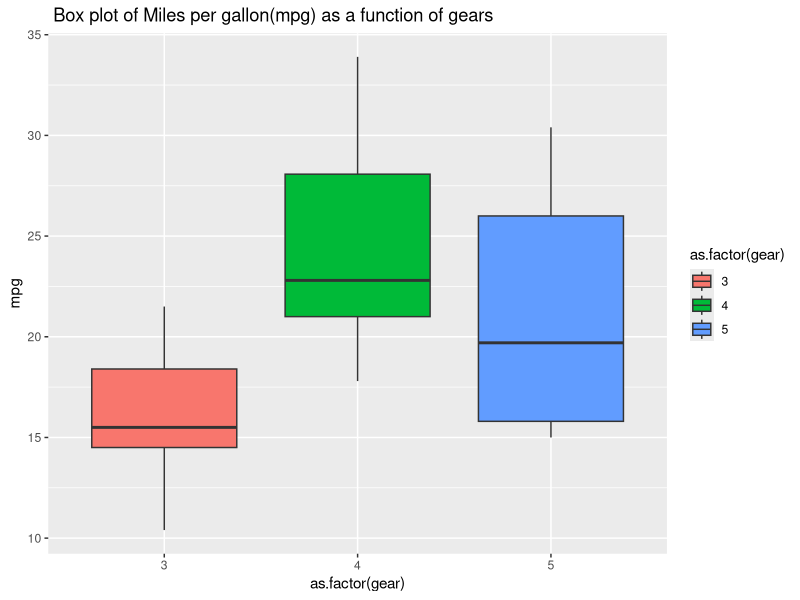

The R script that drew this image: (Note: this script raises an error after producing the figure.)
## ---- chunk 1
x <- c(5:55); sum (x)
## ---- chunk 2
sumfun <- function(n) {sum(5:n) }
sumfun(10)
sumfun(20)
sumfun(100)
## ---- chunk 3
fib <- function(n) {  # This is the function for calculating Fibonacci using n values
  fib <-numeric(n)
  fib[1] <- 1 # fib of the first value is 1
  fib[2] <- 1 # fib of the second value is 2
  i = 3 # start the loop at the third value
  
  while (i <= n) { # repeat the loop for the nth value of fib
  fib[i]=fib[i - 1] + fib[i - 2]
  i<- i + 1
 }
 return(fib) # return the modified vector
}

fib(12)

## ---- chunk 4
library(ggplot2) #check that the ggplot tool is installed. If not install it.

ggplot(data = mtcars, aes(x= as.factor(gear), y= mpg)) + geom_boxplot(aes(fill= as.factor(gear) )) + ggtitle(" Box plot of Miles per gallon(mpg) as a function of gears") #plot gears against miles per gallon for cars in the dataset mtcars. Colour fill the boxes according to the number of gears.

## ---- chunk 5
x <- cars $speed; y <- cars $dist; model <- lm(formula = "y ~ x"); summary(model) #This plots a linear model between speed and breaking distance.
## ---- chunk 6
library (ggplot2)

ggplot_1.0 <- ggplot(data = cars, aes(x= speed, y=dist)) + geom_point() + geom_smooth(method = "lm",formula = "y ~ x")#This command assigns the fuction ggplot to the variable ggplot_1.0

ggplot_1.1 <- ggplot_1.0 + ggtitle ("A linear model displaying the relationship between breaking distance and speed")+ xlab("speed(milesperhour)")+ ylab("dist(feet)") #This command creates ggplot_1.1 and adds labels to the x and y axis, as well as adding a title to the graph.

ggplot_1.1#This plots the graph, displaying it in the plot window.

## ---- chunk 7
dist_m <- cars$dist* 0.000189394 # Variable “dist_m” is assigned to the breaking distance in miles. The distance is converted to miles by multiplying by the value of one foot in miles; 1 foot is 0.000189394 miles
speed_m_h <- cars $speed^2  # Variable "speed_m_h" is assigned to the speed in miles per hour. ^2 is used because we have been told to assume that breaking distance is proportional to the square of speed 
 lm(formula = dist_m ~ speed_m_h) #this creates the linear model

## ---- chunk 8
reaction_time <- 2.438e-05*2 #Using this model, the slope is equivalent to half of the average reaction time, hence to fine the reaction time, *2 is used. This is true is speed and distance are constant.
converted_reaction_time <- reaction_time/3600 #reaction time is converted from from hours to seconds by dividing by 3600, the number of seconds in one hour
converted_reaction_time #this displays the numerical value for converted reaction time
## ---- chunk 9
library(ggplot2)
    plot_1 <- ggplot(data = cars, aes(speed_m_h, dist_m))+geom_point() 
    plot_2 <- plot_1 + geom_smooth(method = "lm", formula = dist_m ~ speed_m_h)
    plot_3 <- plot_2 + ggtitle("Regression model of breaking distance and speed")
    plot_3

